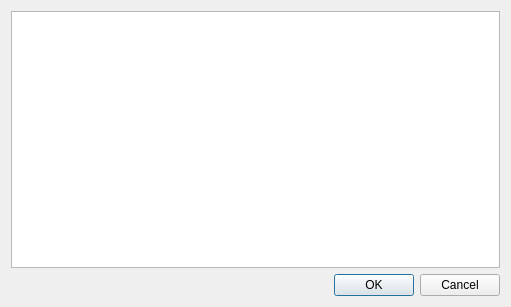
<?xml version="1.0" encoding="UTF-8"?>
<ui version="4.0">
 <class>ReparentDialog</class>
 <widget class="QDialog" name="ReparentDialog">
  <property name="geometry">
   <rect>
    <x>0</x>
    <y>0</y>
    <width>511</width>
    <height>307</height>
   </rect>
  </property>
  <property name="windowTitle">
   <string>Choose a new parent for </string>
  </property>
  <layout class="QVBoxLayout" name="verticalLayout">
   <item>
    <widget class="QListWidget" name="newParentNodeListWidget">
     <property name="toolTip">
      <string>Viable new parents for the node</string>
     </property>
    </widget>
   </item>
   <item>
    <widget class="QDialogButtonBox" name="buttonBox">
     <property name="orientation">
      <enum>Qt::Horizontal</enum>
     </property>
     <property name="standardButtons">
      <set>QDialogButtonBox::Cancel|QDialogButtonBox::Ok</set>
     </property>
    </widget>
   </item>
  </layout>
 </widget>
 <resources/>
 <connections>
  <connection>
   <sender>buttonBox</sender>
   <signal>accepted()</signal>
   <receiver>ReparentDialog</receiver>
   <slot>accept()</slot>
   <hints>
    <hint type="sourcelabel">
     <x>248</x>
     <y>254</y>
    </hint>
    <hint type="destinationlabel">
     <x>157</x>
     <y>274</y>
    </hint>
   </hints>
  </connection>
  <connection>
   <sender>buttonBox</sender>
   <signal>rejected()</signal>
   <receiver>ReparentDialog</receiver>
   <slot>reject()</slot>
   <hints>
    <hint type="sourcelabel">
     <x>316</x>
     <y>260</y>
    </hint>
    <hint type="destinationlabel">
     <x>286</x>
     <y>274</y>
    </hint>
   </hints>
  </connection>
  <connection>
   <sender>newParentNodeListWidget</sender>
   <signal>itemDoubleClicked(QListWidgetItem*)</signal>
   <receiver>ReparentDialog</receiver>
   <slot>accept()</slot>
   <hints>
    <hint type="sourcelabel">
     <x>400</x>
     <y>227</y>
    </hint>
    <hint type="destinationlabel">
     <x>400</x>
     <y>245</y>
    </hint>
   </hints>
  </connection>
 </connections>
</ui>
